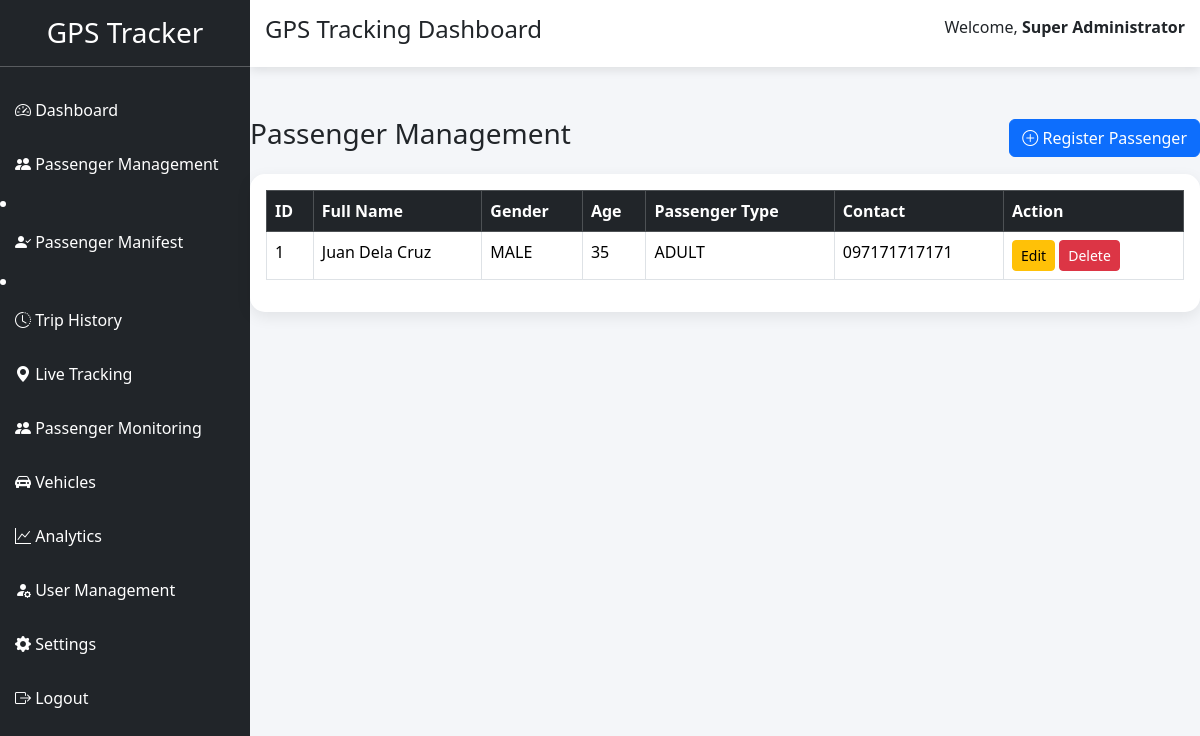
/passengers/index.php (signed in), run on the app's committed database.
### tables this page shows
CREATE TABLE `passengers` (
  `id` int(11) NOT NULL,
  `fullname` varchar(150) NOT NULL,
  `gender` enum('MALE','FEMALE') NOT NULL,
  `age` int(11) NOT NULL,
  `address` text DEFAULT NULL,
  `contact_no` varchar(30) DEFAULT NULL,
  `emergency_contact` varchar(150) DEFAULT NULL,
  `emergency_number` varchar(30) DEFAULT NULL,
  `created_at` timestamp NOT NULL DEFAULT current_timestamp(),
  `passenger_type` enum('ADULT','CHILD','SENIOR','PWD') DEFAULT 'ADULT'
);

### passengers/index.php (the view, shortened to what this page needs)
<?php
require_once("../config/database.php");
include("../includes/header.php");
include("../includes/sidebar.php");
include("../includes/navbar.php");
?>
<?php
$sql = "SELECT * FROM passengers ORDER BY fullname ASC";
$result = mysqli_query($conn, $sql);
?>
<div class="d-flex justify-content-between align-items-center mb-3">
    <h3>Passenger Management</h3>
    <a href="create.php" class="btn btn-primary">
        <i class="bi bi-plus-circle"></i>
        Register Passenger
    </a>
</div>
<div class="card">
<div class="card-body">
<table class="table table-bordered table-hover">
<thead class="table-dark">
<tr>
<th>ID</th>
<th>Full Name</th>
<th>Gender</th>
<th>Age</th>
<th>Passenger Type</th>
<th>Contact</th>
<th width="180">Action</th>
</tr>
</thead>
<tbody>
<?php while($row=mysqli_fetch_assoc($result)){ ?>
<tr>
<td><?= $row['id']; ?></td>
<td><?= htmlspecialchars($row['fullname']); ?></td>
<td><?= htmlspecialchars($row['gender']); ?></td>
<td><?= $row['age']; ?></td>
<td><?= htmlspecialchars($row['passenger_type']); ?></td>
<td><?= htmlspecialchars($row['contact_no']); ?></td>
<td>
<a
href="edit.php?id=<?= $row['id']; ?>"
class="btn btn-warning btn-sm">
Edit
</a>
<a
href="delete.php?id=<?= $row['id']; ?>"
class="btn btn-danger btn-sm"
onclick="return confirm('Delete this passenger?')">
Delete
</a>
</td>
</tr>
<?php } ?>
</tbody>
</table>
</div>
</div>
<?php
include("../includes/footer.php");
?>

### includes/header.php (style rules this page uses)
body { background:#f4f6f9; overflow-x:hidden; }
.card { border:none; border-radius:15px; box-shadow:0 5px 15px rgba(0,0,0,.08); }

### data on the page
passengers: id "1", fullname "Juan Dela Cruz", gender "MALE", age "35", passenger_type "ADULT", contact_no "097171717171"

### other printed values
$_SESSION['fullname'] "Super Administrator"
